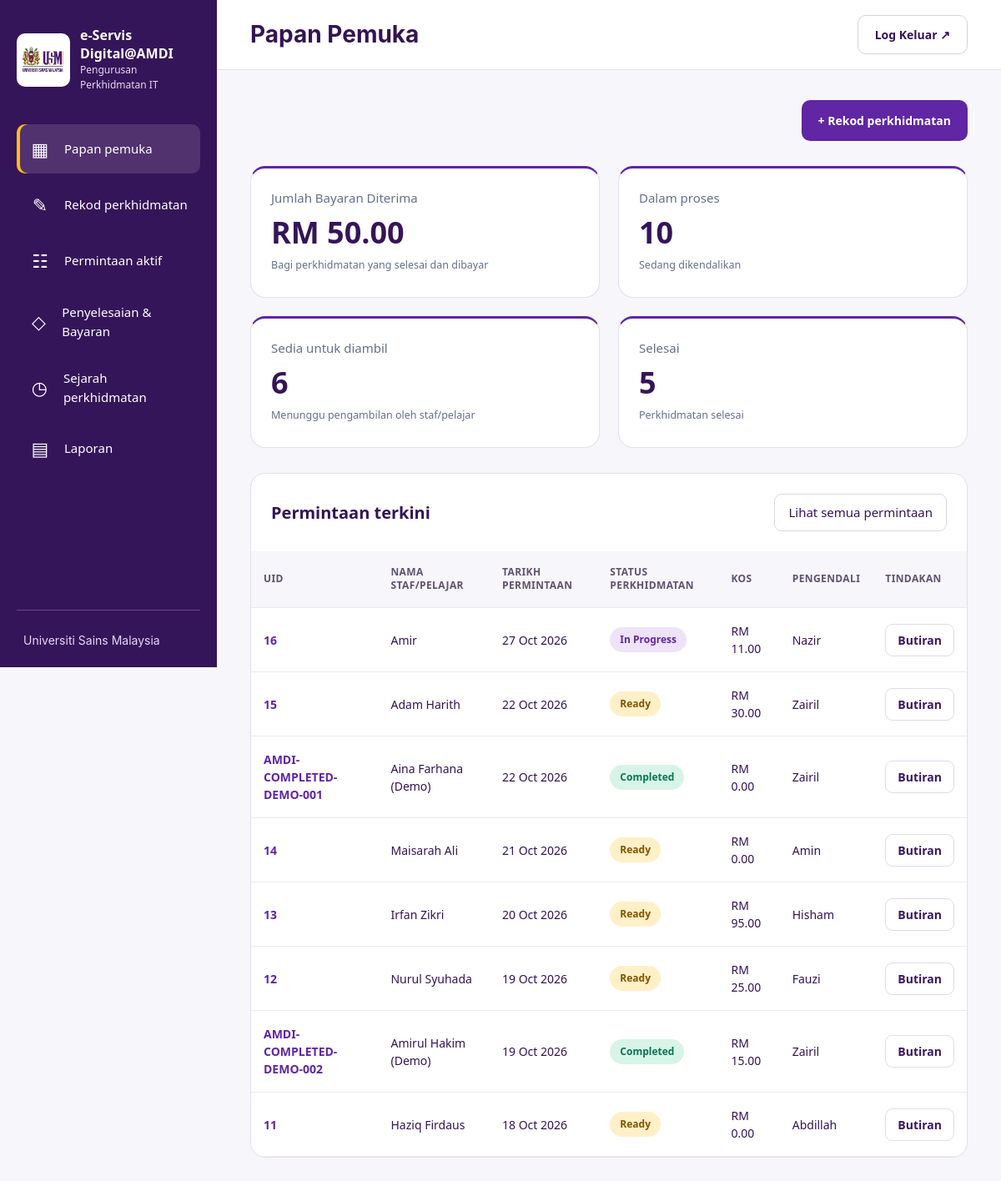
The page /home.php (signed in) on the database as committed earlier.
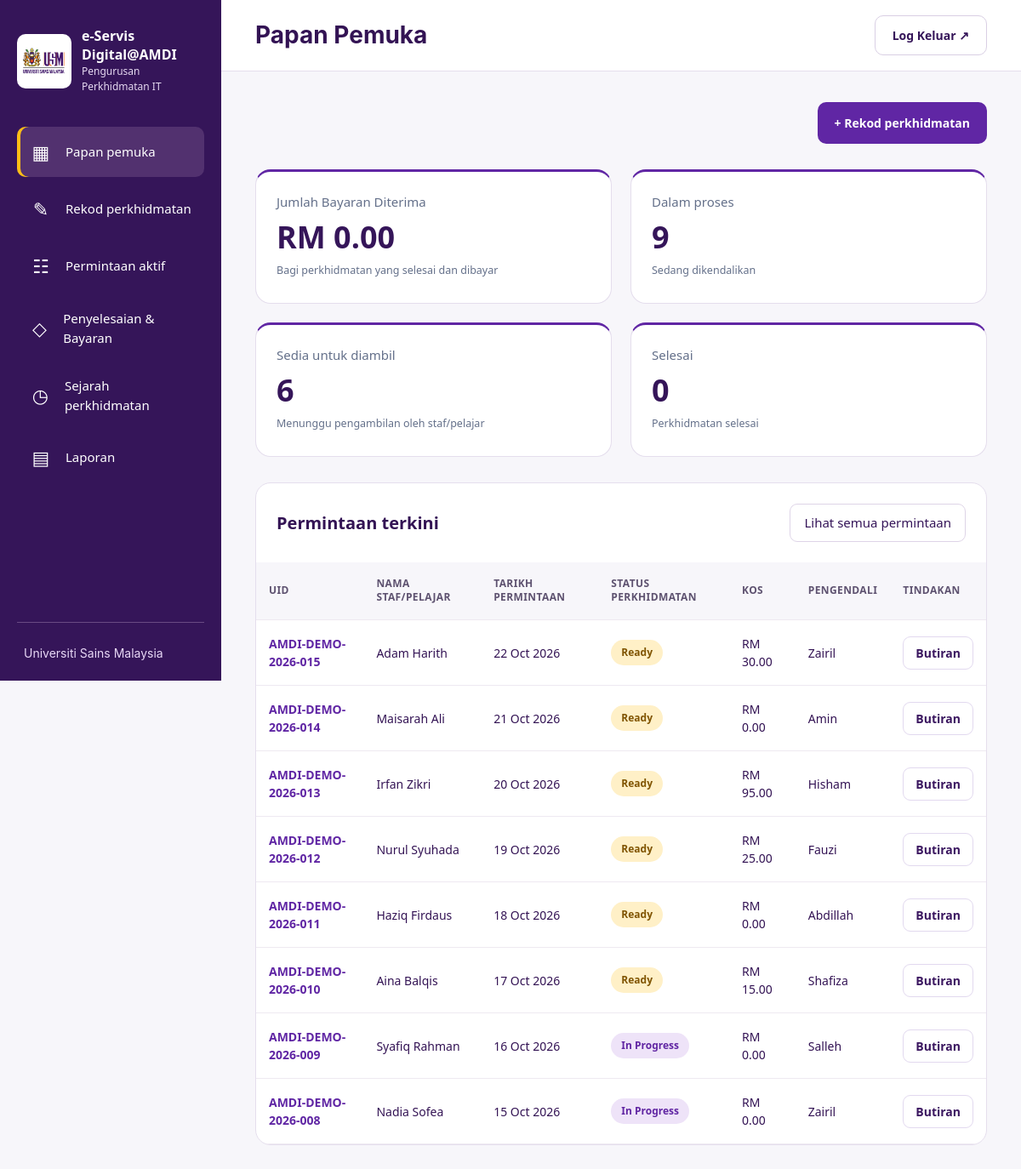
The same page on the database as committed later.
### tables this page shows
CREATE TABLE `service_requests` (
  `id` int(10) UNSIGNED NOT NULL,
  `uid` varchar(40) NOT NULL,
  `requester_name` varchar(150) NOT NULL,
  `department_id` int(10) UNSIGNED NOT NULL,
  `service_type_id` int(10) UNSIGNED NOT NULL,
  `service_details` text NOT NULL,
  `estimated_cost` decimal(10,2) NOT NULL,
  `requested_at` datetime NOT NULL,
  `handler_id` int(10) UNSIGNED NOT NULL,
  `status` enum('in_progress','ready','completed') NOT NULL DEFAULT 'in_progress',
  `ready_at` datetime DEFAULT NULL,
  `picked_up_at` datetime DEFAULT NULL,
  `payment_date` date DEFAULT NULL,
  `reference_no` varchar(100) DEFAULT NULL,
  `completed_at` datetime DEFAULT NULL,
  `created_by` int(10) UNSIGNED NOT NULL,
  `completed_by` int(10) UNSIGNED DEFAULT NULL,
  `created_at` datetime NOT NULL DEFAULT current_timestamp(),
  `updated_at` datetime NOT NULL DEFAULT current_timestamp() ON UPDATE current_timestamp(),
  `requester_phone` varchar(30) DEFAULT NULL,
  `requester_email` varchar(190) DEFAULT NULL,
  `device_ownership` enum('usm','personal') DEFAULT NULL,
  `device_type` varchar(30) DEFAULT NULL,
  `device_type_other` varchar(100) DEFAULT NULL,
  `device_brand` varchar(120) DEFAULT NULL,
  `device_model` varchar(150) DEFAULT NULL,
  `device_serial` varchar(150) DEFAULT NULL,
  `asset_number` varchar(150) DEFAULT NULL,
  `device_condition` enum('unchecked','good','damaged','off') DEFAULT NULL,
  `condition_notes` varchar(1000) DEFAULT NULL,
  `accessories` text DEFAULT NULL
);

CREATE TABLE `handlers` (
  `id` int(10) UNSIGNED NOT NULL,
  `name` varchar(150) NOT NULL,
  `is_active` tinyint(1) NOT NULL DEFAULT 1
);

### includes/auth.php (called while the page is built, shortened)
<?php
function e(string $value): string {
    return htmlspecialchars($value, ENT_QUOTES, 'UTF-8');
}

### home.php (the view, shortened to what the changed rows need)
<?php
require __DIR__ . '/includes/auth.php';
require __DIR__ . '/config/database.php';
$summary = $pdo->query("SELECT COALESCE(
    SUM(CASE WHEN status = 'completed' THEN estimated_cost ELSE 0 END),
    0
) AS total_cost, SUM(status='in_progress') AS in_progress, SUM(status='ready') AS ready, SUM(status='completed') AS completed FROM service_requests")->fetch();
$recent = $pdo->query("SELECT r.uid,r.requester_name,r.requested_at,r.status,r.estimated_cost,r.service_details,h.name AS handler_name,d.name AS department_name,t.name AS service_type_name FROM service_requests r JOIN handlers h ON h.id=r.handler_id JOIN departments d ON d.id=r.department_id JOIN service_types t ON t.id=r.service_type_id ORDER BY r.requested_at DESC,r.id DESC LIMIT 8")->fetchAll();
$labels = ['in_progress' => 'In Progress', 'ready' => 'Ready', 'completed' => 'Completed'];
?>
<!DOCTYPE html>
<html lang="ms">
<head>
    <link rel="stylesheet" href="<?= APP_BASE ?>/assets/css/style.css">
    <link rel="stylesheet" href="<?= APP_BASE ?>/assets/css/sidebar.css">
    <link rel="stylesheet" href="<?= APP_BASE ?>/assets/css/dashboard.css?v=20261027c">
</head>
<body class="workspace amdi-type"><?php $activePage = 'home';
                        require __DIR__ . '/includes/sidebar.php'; ?>
    <div class="dashboard-area">
        <header class="dashboard-header">
            <div>
                        <h1>Papan Pemuka</h1>
            </div>
        </header>
        <main class="dashboard-main" id="main-content" tabindex="-1">
            <section class="stats-grid" aria-label="Statistik perkhidmatan">
                <div class="stat-card"><span>Jumlah Bayaran Diterima</span><strong>RM <?= number_format((float)$summary['total_cost'], 2) ?></strong><small>Bagi perkhidmatan yang selesai dan dibayar</small></div>
                <div class="stat-card"><span>Dalam proses</span><strong><?= (int)$summary['in_progress'] ?></strong><small>Sedang dikendalikan</small></div>
                <div class="stat-card"><span>Selesai</span><strong><?= (int)$summary['completed'] ?></strong><small>Perkhidmatan selesai</small></div>
            </section>
            <section class="recent-panel">
                <div class="recent-heading">
                    <h2>Permintaan terkini</h2><a href="<?= APP_BASE ?>/aktif.php">Lihat semua permintaan</a>
                </div>
                <div class="table-scroll">
                    <table>
                        <thead>
                            <tr>
                                <th>UID</th>
                                <th>NAMA STAF/PELAJAR</th>
                                <th>TARIKH PERMINTAAN</th>
                                <th>STATUS PERKHIDMATAN</th>
                                <th>KOS</th>
                                <th>PENGENDALI</th>
                                <th>TINDAKAN</th>
                            </tr>
                        </thead>
                        <tbody><?php foreach ($recent as $r): ?><tr>
                                    <td class="uid"><?= e($r['uid']) ?></td>
                                    <td><?= e($r['requester_name']) ?></td>
                                    <td><?= e(date('d M Y', strtotime($r['requested_at']))) ?></td>
                                    <td><span class="status status-<?= e($r['status']) ?>"><?= e($labels[$r['status']] ?? $r['status']) ?></span></td>
                                    <td>RM <?= number_format((float)$r['estimated_cost'], 2) ?></td>
                                    <td><?= e($r['handler_name']) ?></td>
                                    <td>
                                        <button type="button" class="details-button" data-details
                                            aria-haspopup="dialog" aria-controls="request-details"
                                            aria-label="Lihat butiran <?= e($r['uid']) ?>"
                                            data-record="<?= e(json_encode($r, JSON_THROW_ON_ERROR)) ?>">Butiran</button>
                                    </td>
                                </tr><?php endforeach; ?><?php if (!$recent): ?><tr>
                                </tr><?php endif; ?></tbody>
                    </table>
                </div>
            </section>
        </main>
    </div>
</body>
</html>

### includes/sidebar.php (shortened to what the changed rows need)
<?php
$navigation = [
'home'=>['Papan pemuka','/home.php','▦'],
'create'=>['Rekod perkhidmatan','/rekod.php','✎'],
'active'=>['Permintaan aktif','/aktif.php','☷'],
'payment'=>['Penyelesaian & Bayaran','/payments/index.php','◇'],
'history'=>['Sejarah perkhidmatan','/history.php','◷'],
'reports'=>['Laporan','/reports.php','▤'],
];
?>
<aside class="sidebar"><div id="sidebar-menu" class="sidebar-menu"><nav class="sidebar-nav" aria-label="Menu utama"><?php foreach($navigation as $key=>[$label,$path,$icon]): ?><a href="<?= APP_BASE . $path ?>"<?= ($activePage ?? '') === $key ? ' aria-current="page"' : '' ?>><span class="nav-icon" aria-hidden="true"><?= $icon ?></span><?= e($label) ?></a><?php endforeach; ?></nav></div></aside>

Rows that differ between the two databases and show on the page:
removed service_requests: uid "16", requester_name "Amir", requested_at "27 Oct 2026", status "In Progress", estimated_cost "11.00", handler.name "Nazir"
removed service_requests: uid "AMDI-COMPLETED-DEMO-001", requester_name "Aina Farhana (Demo)", requested_at "22 Oct 2026", status "Completed", estimated_cost "0.00", handler.name "Zairil"
removed service_requests: uid "AMDI-COMPLETED-DEMO-002", requester_name "Amirul Hakim (Demo)", requested_at "19 Oct 2026", status "Completed", estimated_cost "15.00", handler.name "Zairil"
changed service_requests "Adam Harith": uid "15" → "AMDI-DEMO-2026-015"
changed service_requests "Maisarah Ali": uid "14" → "AMDI-DEMO-2026-014"
changed service_requests "Irfan Zikri": uid "13" → "AMDI-DEMO-2026-013"
changed service_requests "Nurul Syuhada": uid "12" → "AMDI-DEMO-2026-012"
changed service_requests "Haziq Firdaus": uid "11" → "AMDI-DEMO-2026-011"
now on this page (row edited): service_requests: uid "AMDI-DEMO-2026-010", requester_name "Aina Balqis", requested_at "17 Oct 2026", status "Ready", estimated_cost "15.00", handler.name "Shafiza"
now on this page (row edited): service_requests: uid "AMDI-DEMO-2026-009", requester_name "Syafiq Rahman", requested_at "16 Oct 2026", status "In Progress", estimated_cost "0.00", handler.name "Salleh"
now on this page (row edited): service_requests: uid "AMDI-DEMO-2026-008", requester_name "Nadia Sofea", requested_at "15 Oct 2026", status "In Progress", estimated_cost "0.00", handler.name "Zairil"
Other text that changed with them:
$summary['total_cost']: "50.00" → "0.00"
$summary['in_progress']: "10" → "9"
$summary['completed']: "5" → "0"
